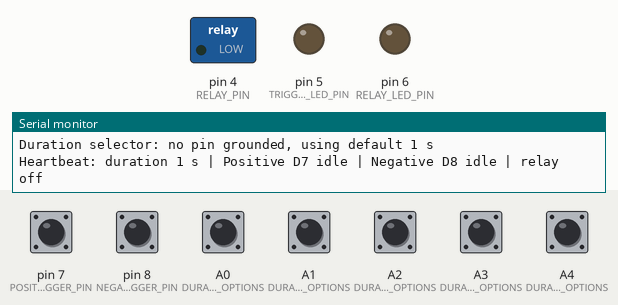
Recording of a sketch running on a simulated Arduino Uno, built with avr-gcc and run on an emulated ATmega328P. On the bench: switched loads named in the sketch (green lamp = pin HIGH), output pins drawn as LEDs (lit = HIGH), the last lines printed to the serial monitor. Dashed ring = blinking. The inputs (shaded band) are chosen by the test bench; at power-on: A0 (DURATION_OPTIONS), A1 (DURATION_OPTIONS), A2 (DURATION_OPTIONS), A3 (DURATION_OPTIONS), A4 (DURATION_OPTIONS), pin 8 (NEGATIVE_TRIGGER_PIN) HIGH, pin 7 (POSITIVE_TRIGGER_PIN) LOW.

Above: at 1.2 s.
1.3 s: pin 8 (NEGATIVE_TRIGGER_PIN) pulled LOW for 0.15 s
At 2.1 s:
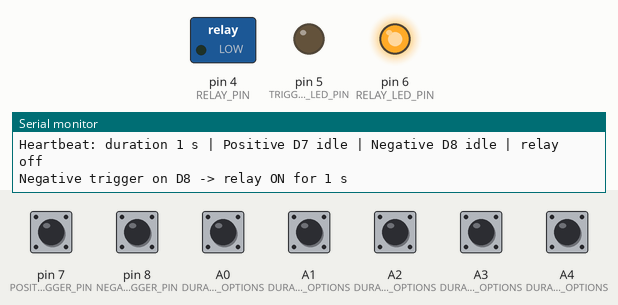
3.8 s: pin 7 (POSITIVE_TRIGGER_PIN) driven HIGH
At 5.4 s:
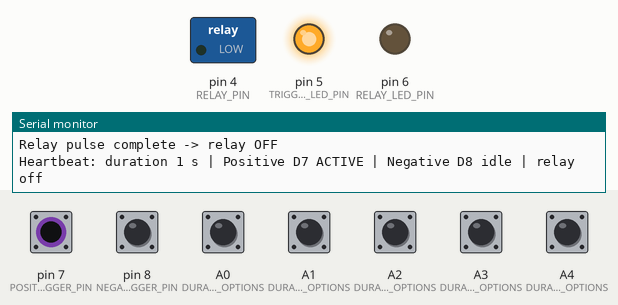
7.9 s: pin 7 (POSITIVE_TRIGGER_PIN) driven LOW
At 9.0 s:
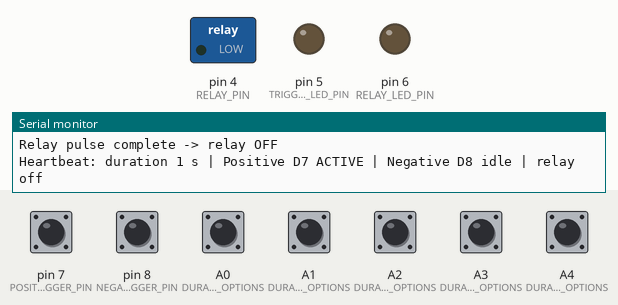
9.4 s: pin 8 (NEGATIVE_TRIGGER_PIN) pulled LOW for 1 s
At 10.1 s:
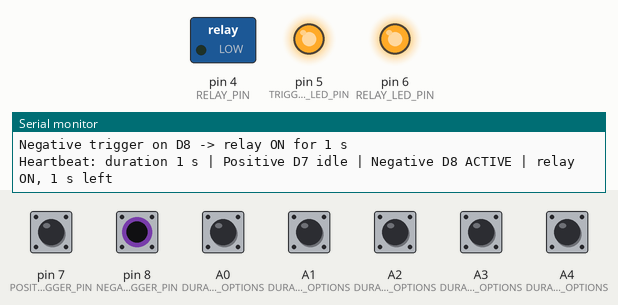
11.9 s: pin 7 (POSITIVE_TRIGGER_PIN) pulsed HIGH 2 times (0.12 s each, 0.3 s apart)
At 11.98 s:
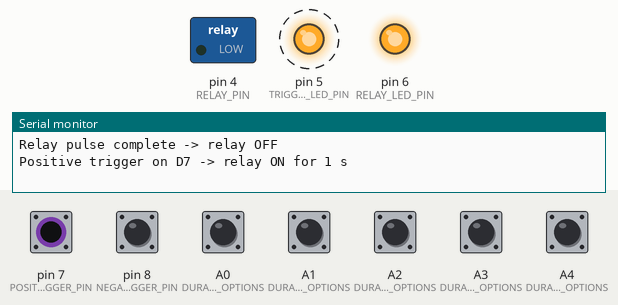
Timing chart, 0 to 14.9 s (numbered marks = the images above; inputs shaded):
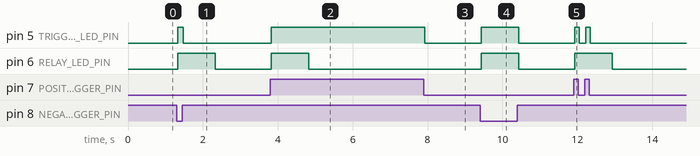

Measured:
- after the input at 1.3 s, pin 5 (TRIGGER_LED_PIN): LOW → HIGH at once, → LOW 0.15 s later; pin 6 (RELAY_LED_PIN): LOW → HIGH at once, → LOW 1.0 s later
- after the input at 3.8 s, pin 5 (TRIGGER_LED_PIN): LOW → HIGH at once; pin 6 (RELAY_LED_PIN): LOW → HIGH at once, → LOW 1.0 s later
- after the input at 7.9 s, pin 5 (TRIGGER_LED_PIN): HIGH → LOW at once
- after the input at 9.4 s, pin 5 (TRIGGER_LED_PIN), pin 6 (RELAY_LED_PIN): LOW → HIGH at once, → LOW 1.0 s later
- after the input at 11.9 s, pin 5 (TRIGGER_LED_PIN): alternates HIGH for 0.12 s and LOW for 0.18 s, 4 changes in all, then stays LOW, starting at once; pin 6 (RELAY_LED_PIN): LOW → HIGH at once, → LOW 1.0 s later

The sketch:

Arduino101_TimedTriggerRelay.ino
```cpp
#include <Arduino.h>

// ARCHIVED 2026-10-26 (never deployed): replaced by components/arduino101/Arduino101_LaserTagIRTrigger, whose D2 wired
// input (wired_input = 1 negative / 2 positive, off by default) drives the same D4 relay with jumper durations.
// Issues:
// - Positive input D7 is INPUT with no pull-down; unwired, it floats and can fire the relay (same as Arduino101_Node).
// - Pins conflicted with the unified layout (D5 trigger LED, D7/D8 inputs vs D5 positive out, D7 IR LED, D8/D9 jumpers).
// - 30 s / 60 s options retired; use a programmable timer relay for long on-times.

// Either trigger input starts one relay pulse; the pulse length comes from the duration selector.
constexpr uint8_t POSITIVE_TRIGGER_PIN = 7;  // active HIGH; needs an external 10 kOhm pull-down to GND
constexpr uint8_t NEGATIVE_TRIGGER_PIN = 8;  // active LOW; internal pull-up
constexpr uint8_t RELAY_PIN = 4;             // active LOW relay module; released (high-Z) when idle
constexpr uint8_t TRIGGER_LED_PIN = 5;
constexpr uint8_t RELAY_LED_PIN = 6;

// Set to false for an input that is not wired, so a floating pin cannot fire the relay.
constexpr bool POSITIVE_TRIGGER_ENABLED = true;
constexpr bool NEGATIVE_TRIGGER_ENABLED = true;

struct DurationOption {
  uint8_t pin;
  uint32_t ms;
};

// Ground exactly one selector pin (rotary switch, DIP switch, or jumper). If several are grounded, the shortest wins.
constexpr DurationOption DURATION_OPTIONS[] = {
  {A0, 1000UL},
  {A1, 5000UL},
  {A2, 15000UL},
  {A3, 30000UL},
  {A4, 60000UL},
};
constexpr uint8_t DURATION_COUNT = sizeof(DURATION_OPTIONS) / sizeof(DURATION_OPTIONS[0]);
constexpr uint32_t DEFAULT_DURATION_MS = 1000UL;  // used when no selector pin is grounded

constexpr uint32_t TRIGGER_DEBOUNCE_MS = 30;
constexpr uint32_t SELECTOR_DEBOUNCE_MS = 100;
constexpr uint32_t HEARTBEAT_MS = 5000;

struct TriggerInput {
  const char *name;
  uint8_t pin;
  uint8_t activeLevel;
  bool enabled;
  bool stableActive;
  bool lastRawActive;
  unsigned long changedAt;
};

TriggerInput triggers[] = {
  {"Positive", POSITIVE_TRIGGER_PIN, HIGH, POSITIVE_TRIGGER_ENABLED, false, false, 0},
  {"Negative", NEGATIVE_TRIGGER_PIN, LOW, NEGATIVE_TRIGGER_ENABLED, false, false, 0},
};
constexpr uint8_t TRIGGER_COUNT = sizeof(triggers) / sizeof(triggers[0]);

bool relayOn = false;
unsigned long pulseStartedAt = 0;
uint32_t pulseDurationMs = 0;
unsigned long lastHeartbeatAt = 0;

uint8_t selectorMask = 0;
uint8_t selectorRawMask = 0;
unsigned long selectorChangedAt = 0;

// Idle is high-Z so the 5 V relay module pulls IN fully HIGH; a 3.3 V HIGH can leave it partly on.
void setRelay(bool on) {
  if (on) {
    pinMode(RELAY_PIN, OUTPUT);
    digitalWrite(RELAY_PIN, LOW);
  } else {
    pinMode(RELAY_PIN, INPUT);
  }
  digitalWrite(RELAY_LED_PIN, on ? HIGH : LOW);
  relayOn = on;
}

bool readTriggerActive(const TriggerInput &t) {
  return digitalRead(t.pin) == t.activeLevel;
}

uint8_t readSelectorMask() {
  uint8_t mask = 0;
  for (uint8_t i = 0; i < DURATION_COUNT; ++i) {
    if (digitalRead(DURATION_OPTIONS[i].pin) == LOW) {
      mask |= (1 << i);
    }
  }
  return mask;
}

int8_t selectedIndex(uint8_t mask) {
  for (uint8_t i = 0; i < DURATION_COUNT; ++i) {
    if (mask & (1 << i)) {
      return i;
    }
  }
  return -1;
}

uint32_t selectedDurationMs() {
  int8_t index = selectedIndex(selectorMask);
  return index < 0 ? DEFAULT_DURATION_MS : DURATION_OPTIONS[index].ms;
}

void printSeconds(uint32_t ms) {
  Serial.print(ms / 1000UL);
  Serial.print(F(" s"));
}

void printPinName(uint8_t pin) {
  if (pin >= A0) {
    Serial.print('A');
    Serial.print(pin - A0);
  } else {
    Serial.print('D');
    Serial.print(pin);
  }
}

void printSelector() {
  Serial.print(F("Duration selector: "));
  int8_t index = selectedIndex(selectorMask);
  if (index < 0) {
    Serial.print(F("no pin grounded, using default "));
    printSeconds(DEFAULT_DURATION_MS);
  } else {
    printSeconds(DURATION_OPTIONS[index].ms);
    Serial.print(F(" ("));
    printPinName(DURATION_OPTIONS[index].pin);
    Serial.print(F(")"));
    if (selectorMask & ~(1 << index)) {
      Serial.print(F(" - WARNING: several pins grounded, using the shortest"));
    }
  }
  Serial.println();
}

void printHeartbeat(unsigned long now) {
  Serial.print(F("Heartbeat: duration "));
  printSeconds(selectedDurationMs());
  for (uint8_t i = 0; i < TRIGGER_COUNT; ++i) {
    const TriggerInput &t = triggers[i];
    Serial.print(F(" | "));
    Serial.print(t.name);
    Serial.print(F(" D"));
    Serial.print(t.pin);
    Serial.print(' ');
    if (!t.enabled) {
      Serial.print(F("disabled"));
    } else {
      Serial.print(t.stableActive ? F("ACTIVE") : F("idle"));
    }
  }
  Serial.print(F(" | relay "));
  if (relayOn) {
    Serial.print(F("ON, "));
    printSeconds(pulseDurationMs - (now - pulseStartedAt) + 999UL);
    Serial.println(F(" left"));
  } else {
    Serial.println(F("off"));
  }
}

void updateSelector(unsigned long now) {
  uint8_t raw = readSelectorMask();
  if (raw != selectorRawMask) {
    selectorRawMask = raw;
    selectorChangedAt = now;
  }
  if (raw != selectorMask && now - selectorChangedAt >= SELECTOR_DEBOUNCE_MS) {
    selectorMask = raw;
    printSelector();
  }
}

void startPulse(const TriggerInput &t, unsigned long now) {
  pulseDurationMs = selectedDurationMs();
  pulseStartedAt = now;
  setRelay(true);
  Serial.print(t.name);
  Serial.print(F(" trigger on D"));
  Serial.print(t.pin);
  Serial.print(F(" -> relay ON for "));
  printSeconds(pulseDurationMs);
  Serial.println();
}

// Edge-triggered: an input must return to idle before it can start another pulse.
void handleTriggers(unsigned long now) {
  bool anyActive = false;
  for (uint8_t i = 0; i < TRIGGER_COUNT; ++i) {
    TriggerInput &t = triggers[i];
    if (!t.enabled) {
      continue;
    }

    bool raw = readTriggerActive(t);
    if (raw != t.lastRawActive) {
      t.lastRawActive = raw;
      t.changedAt = now;
    }
    if (raw != t.stableActive && now - t.changedAt >= TRIGGER_DEBOUNCE_MS) {
      t.stableActive = raw;
      if (t.stableActive) {
        if (relayOn) {
          Serial.print(t.name);
          Serial.println(F(" trigger ignored: relay pulse already running"));
        } else {
          startPulse(t, now);
        }
      }
    }
    anyActive = anyActive || t.stableActive;
  }
  digitalWrite(TRIGGER_LED_PIN, anyActive ? HIGH : LOW);
}

void setup() {
  Serial.begin(115200);

  pinMode(RELAY_PIN, INPUT);
  digitalWrite(TRIGGER_LED_PIN, LOW);
  pinMode(TRIGGER_LED_PIN, OUTPUT);
  digitalWrite(RELAY_LED_PIN, LOW);
  pinMode(RELAY_LED_PIN, OUTPUT);

  pinMode(POSITIVE_TRIGGER_PIN, INPUT);
  pinMode(NEGATIVE_TRIGGER_PIN, INPUT_PULLUP);
  for (uint8_t i = 0; i < DURATION_COUNT; ++i) {
    pinMode(DURATION_OPTIONS[i].pin, INPUT_PULLUP);
  }
  delay(5);  // let the pull-ups settle before the first read

  unsigned long now = millis();
  selectorMask = selectorRawMask = readSelectorMask();
  selectorChangedAt = now;

  // Inputs already active at boot do not fire; they must be released first.
  for (uint8_t i = 0; i < TRIGGER_COUNT; ++i) {
    TriggerInput &t = triggers[i];
    t.stableActive = t.lastRawActive = t.enabled && readTriggerActive(t);
    t.changedAt = now;
  }

  Serial.println(F("Arduino 101 timed trigger relay ready"));
  Serial.print(F("Inputs: positive D"));
  Serial.print(POSITIVE_TRIGGER_PIN);
  Serial.print(POSITIVE_TRIGGER_ENABLED ? F(" (active HIGH)") : F(" (disabled)"));
  Serial.print(F(", negative D"));
  Serial.print(NEGATIVE_TRIGGER_PIN);
  Serial.println(NEGATIVE_TRIGGER_ENABLED ? F(" (active LOW)") : F(" (disabled)"));
  Serial.print(F("Relay output D"));
  Serial.print(RELAY_PIN);
  Serial.print(F(" (active LOW); status LEDs: trigger D"));
  Serial.print(TRIGGER_LED_PIN);
  Serial.print(F(", relay D"));
  Serial.println(RELAY_LED_PIN);
  Serial.print(F("Selector pins:"));
  for (uint8_t i = 0; i < DURATION_COUNT; ++i) {
    Serial.print(' ');
    printPinName(DURATION_OPTIONS[i].pin);
    Serial.print('=');
    printSeconds(DURATION_OPTIONS[i].ms);
  }
  Serial.println();
  printSelector();
  for (uint8_t i = 0; i < TRIGGER_COUNT; ++i) {
    if (triggers[i].stableActive) {
      Serial.print(triggers[i].name);
      Serial.println(F(" input is active at boot; release it to arm"));
    }
  }
  printHeartbeat(now);
  lastHeartbeatAt = now;
}

void loop() {
  unsigned long now = millis();

  updateSelector(now);
  handleTriggers(now);

  if (relayOn && now - pulseStartedAt >= pulseDurationMs) {
    setRelay(false);
    Serial.println(F("Relay pulse complete -> relay OFF"));
  }

  if (now - lastHeartbeatAt >= HEARTBEAT_MS) {
    lastHeartbeatAt = now;
    printHeartbeat(now);
  }
}
```
